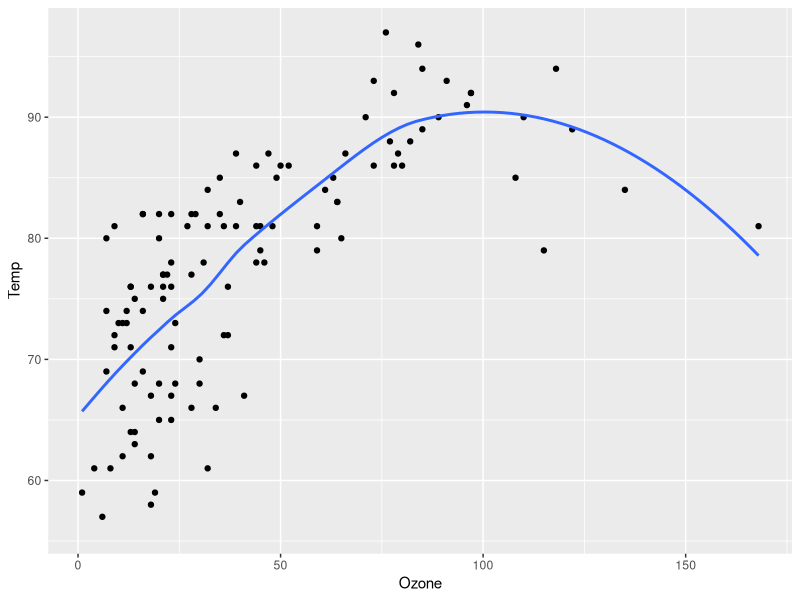

This chart was generated by the following R code:
## ---- chunk 1
#| code-line-numbers: "|3"
#| fig-cap: !expr glue::glue("The mean temperature was {mean(airquality$Temp) |> round()}")
#| fig-alt: |
#|   "A scatterplot with temperature by ozone levels along with a trend line
#|   indicating the increase in temperature with increasing ozone levels."

library(tidyverse)
ggplot(airquality, aes(Ozone, Temp)) + 
        geom_point() + 
        geom_smooth(method = "loess", se = FALSE)
